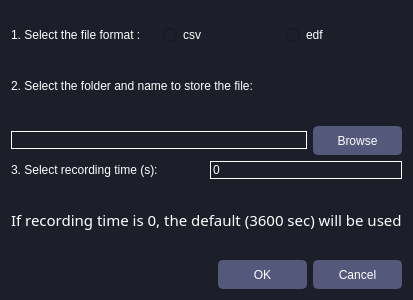
<?xml version="1.0" encoding="UTF-8"?>
<ui version="4.0">
 <class>Dialog</class>
 <widget class="QDialog" name="Dialog">
  <property name="geometry">
   <rect>
    <x>0</x>
    <y>0</y>
    <width>400</width>
    <height>300</height>
   </rect>
  </property>
  <property name="windowTitle">
   <string>Dialog</string>
  </property>
  <property name="styleSheet">
   <string notr="true">QWidget{
	font: 11pt &quot;DM Sans&quot;;
}

QDialog{
	background-color: rgb(28, 30, 42);
}

QLabel{
	color: #FFF;
}

QLabe#label_4l{
	font: italic 9pt &quot;DM Sans&quot;;
}

QCheckBox{
	color: #FFF
}

QLineEdit{
	color: #FFF;
	background-color: transparent;
	/*background-color: rgb(50, 53, 74);
	border: 1px solid rgb(84, 89, 124);*/
	border: 1px solid #FFF;
}

QComboBox{
	color: #FFF;
	border: 1px solid #FFF;
	background-color: transparent;
}

QRadioButton{
	color: #FFF;
	background-color: rgb(28, 30, 42);
}

QSpinBox{
	color: #FFF;
	border: 1px solid #FFF;
	background-color: transparent;
}

QPushButton{
	color: #FFF;
	background-color: rgb(84, 89, 124);
	border: 2px solid rgb(84, 89, 124);
	padding: 5px;
	border-radius: 5px;
	width: 75px;
	height: 15px;

}

QPushButton:hover{
	background-color: rgb(61, 64, 89);
}

QPushButton:pressed{
	background-color: rgb(101, 106, 141);
	border:  2px solid rgb(61, 64, 89);
}
</string>
  </property>
  <layout class="QVBoxLayout" name="verticalLayout_2">
   <property name="topMargin">
    <number>25</number>
   </property>
   <item>
    <layout class="QVBoxLayout" name="verticalLayout">
     <item>
      <layout class="QHBoxLayout" name="horizontalLayout_3">
       <item>
        <widget class="QLabel" name="lbl_step2">
         <property name="text">
          <string>1. Select the file format :     </string>
         </property>
        </widget>
       </item>
       <item>
        <widget class="QRadioButton" name="rdbtn_csv">
         <property name="text">
          <string>csv</string>
         </property>
        </widget>
       </item>
       <item>
        <widget class="QRadioButton" name="rdbtn_edf">
         <property name="text">
          <string>edf</string>
         </property>
        </widget>
       </item>
      </layout>
     </item>
     <item>
      <widget class="QLabel" name="lbl_step1">
       <property name="text">
        <string>2. Select the folder and name to store the file:</string>
       </property>
      </widget>
     </item>
     <item>
      <layout class="QHBoxLayout" name="horizontalLayout">
       <item>
        <widget class="QLineEdit" name="input_filepath"/>
       </item>
       <item>
        <widget class="QPushButton" name="btn_browse">
         <property name="cursor">
          <cursorShape>PointingHandCursor</cursorShape>
         </property>
         <property name="text">
          <string>Browse</string>
         </property>
        </widget>
       </item>
      </layout>
     </item>
     <item>
      <layout class="QHBoxLayout" name="horizontalLayout_2">
       <item>
        <widget class="QLabel" name="label">
         <property name="text">
          <string>3. Select recording time (s):</string>
         </property>
        </widget>
       </item>
       <item>
        <widget class="QSpinBox" name="spinBox"/>
       </item>
      </layout>
     </item>
     <item>
      <widget class="QLabel" name="label_4">
       <property name="font">
        <font>
         <family>DM Sans</family>
         <pointsize>11</pointsize>
         <weight>50</weight>
         <italic>false</italic>
         <bold>false</bold>
        </font>
       </property>
       <property name="text">
        <string>If recording time is 0, the default (3600 sec) will be used</string>
       </property>
      </widget>
     </item>
     <item>
      <widget class="QDialogButtonBox" name="buttonBox">
       <property name="cursor">
        <cursorShape>PointingHandCursor</cursorShape>
       </property>
       <property name="styleSheet">
        <string notr="true"/>
       </property>
       <property name="orientation">
        <enum>Qt::Horizontal</enum>
       </property>
       <property name="standardButtons">
        <set>QDialogButtonBox::Cancel|QDialogButtonBox::Ok</set>
       </property>
      </widget>
     </item>
    </layout>
   </item>
  </layout>
 </widget>
 <resources/>
 <connections>
  <connection>
   <sender>buttonBox</sender>
   <signal>accepted()</signal>
   <receiver>Dialog</receiver>
   <slot>accept()</slot>
   <hints>
    <hint type="sourcelabel">
     <x>248</x>
     <y>254</y>
    </hint>
    <hint type="destinationlabel">
     <x>157</x>
     <y>274</y>
    </hint>
   </hints>
  </connection>
  <connection>
   <sender>buttonBox</sender>
   <signal>rejected()</signal>
   <receiver>Dialog</receiver>
   <slot>reject()</slot>
   <hints>
    <hint type="sourcelabel">
     <x>316</x>
     <y>260</y>
    </hint>
    <hint type="destinationlabel">
     <x>286</x>
     <y>274</y>
    </hint>
   </hints>
  </connection>
 </connections>
</ui>
